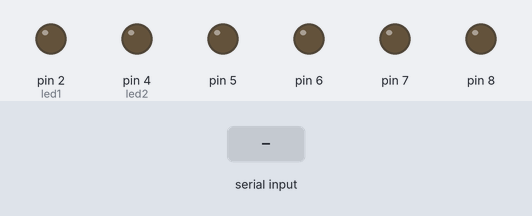
A sketch run on a simulated Arduino Uno, built with avr-gcc and run on an emulated ATmega328P. Shown: output pins drawn as LEDs (lit = HIGH). The inputs (shaded band) are chosen by the test bench.

Above: at 1.2 s.
1.3 s: "1" received over Serial
At 2.5 s:
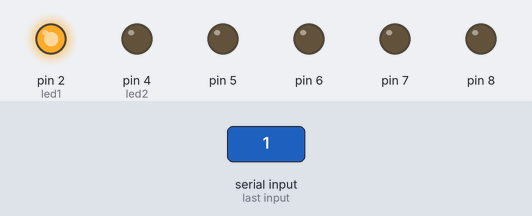
2.8 s: "2" received over Serial
At 3.8 s:
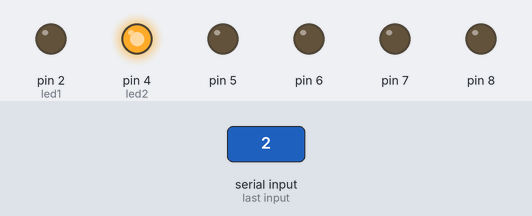
4.3 s: "4" received over Serial
At 5.0 s:
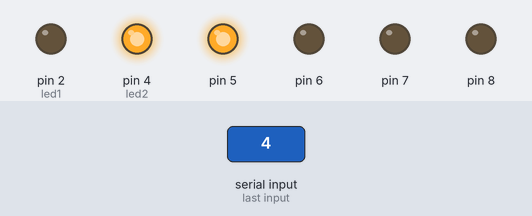
5.8 s: "5" received over Serial
At 6.1 s:
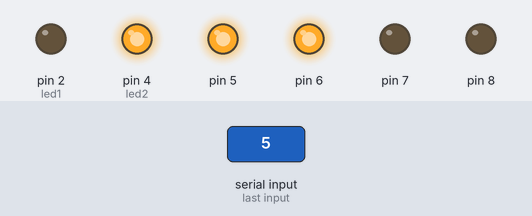
7.3 s: "6" received over Serial
At 8.4 s:
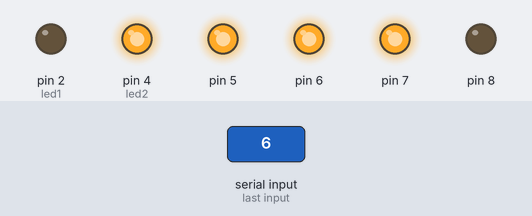
8.8 s: "7" received over Serial
At 9.6 s:
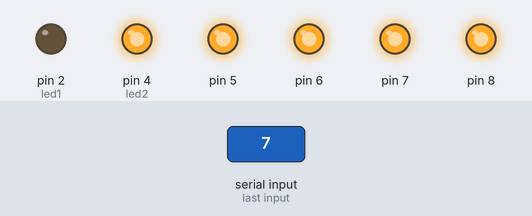
Timing chart, 0 to 11.3 s (numbered marks = the images above; inputs shaded):
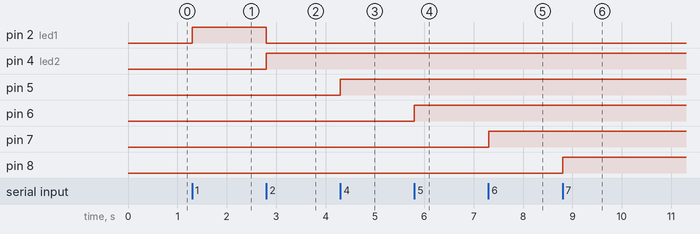

Measured:
- after the input at 1.3 s, pin 2 (led1): LOW → HIGH at once
- after the input at 2.8 s, pin 2 (led1): HIGH → LOW at once; pin 4 (led2): LOW → HIGH at once
- after the input at 4.3 s, pin 5: LOW → HIGH at once
- after the input at 5.8 s, pin 6: LOW → HIGH at once
- after the input at 7.3 s, pin 7: LOW → HIGH at once
- after the input at 8.8 s, pin 8: LOW → HIGH at once

The sketch:

ardteste.ino
```cpp
int dado;
#define led1 2
#define led2 4

void setup() {

  Serial.begin(9600);
  pinMode(led1, OUTPUT);
  pinMode(led2, OUTPUT);
  pinMode(4, OUTPUT);
  pinMode(5, OUTPUT);
  pinMode(6, OUTPUT);
  pinMode(7, OUTPUT);
  pinMode(8, OUTPUT);

}

void loop() {

  while( Serial.available() )
  {
    dado = Serial.read();

    if (dado == '1')
    {
      digitalWrite(led1, HIGH);
      digitalWrite(led2, LOW);
      delay(10);
    }
    if (dado == '2')
    {
      digitalWrite(led2, HIGH);
      digitalWrite(led1, LOW);
      delay(10);
    }
    if (dado == '3')
    {
      digitalWrite(4, HIGH);

    }
    if (dado == '4')
    {
      digitalWrite(5, HIGH);

    }
    if (dado == '5')
    {
      digitalWrite(6, HIGH);

    }
    if (dado == '6')
    {
      digitalWrite(7, HIGH);

    }
    if (dado == '7')
    {
      digitalWrite(8, HIGH);

    }
  }


}
```
